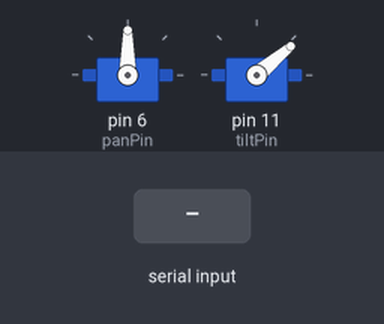
Simulated run of this sketch. Board: Arduino Uno, built with avr-gcc and run on an emulated ATmega328P. Parts: 2 × servo. The test bench sets the inputs (shaded band).

Above: at 1.2 s.
1.3 s: "P,45\n" received over Serial
At 1.9 s:
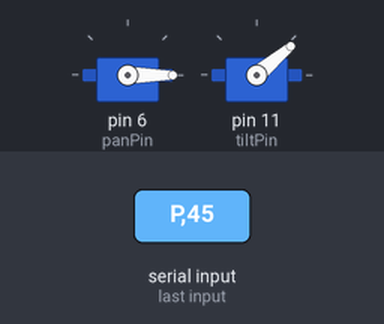
2.8 s: "T90\n" received over Serial
At 4.0 s:
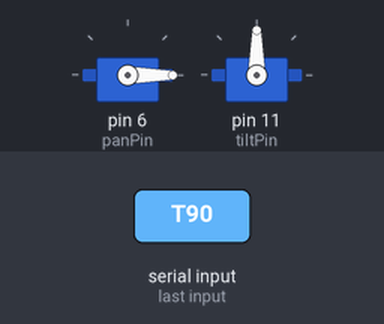
4.3 s: "P90\n" received over Serial
At 5.4 s:
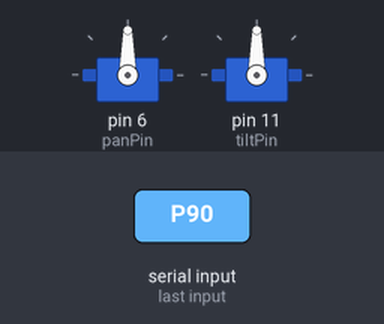
5.8 s: "T,45\n" received over Serial
At 6.6 s:
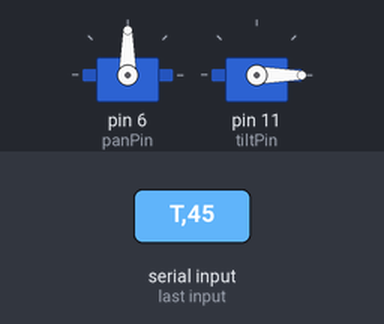
7.3 s: "P\n" received over Serial
At 7.6 s:
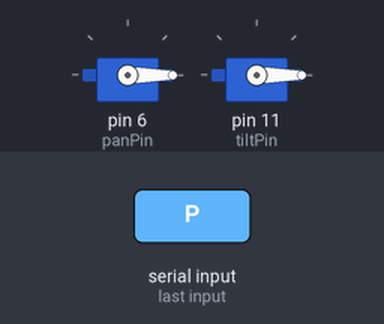
Timing chart, 0 to 9.8 s (numbered marks = the images above; inputs shaded):
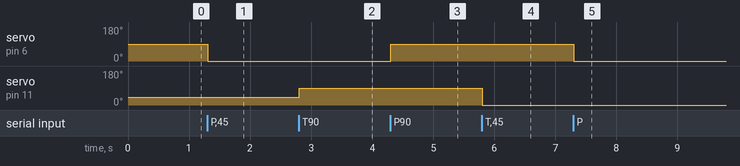

The sketch:

tracker.ino
```cpp
#include <Servo.h>

Servo panServo;
Servo tiltServo;

int panPin = 6;   // Connect pan servo to pin 6
int tiltPin = 11; // Connect tilt servo to pin 11

int panAngle = 90; // Default angle for pan
int tiltAngle = 40; // Default angle for tilt

void setup() {
  Serial.begin(9600); // Start serial communication at 9600 baud
  panServo.attach(panPin);
  tiltServo.attach(tiltPin);

  panServo.write(panAngle);  // Start at 90 degrees (centered)
  tiltServo.write(tiltAngle);
}

void loop() {
  if (Serial.available() > 0) {
    String data = Serial.readStringUntil('\n');  // Read until newline character
    if (data.startsWith("P")) {
      panAngle = data.substring(1).toInt();  // Get pan angle
      panServo.write(panAngle);              // Move pan servo
    } else if (data.startsWith("T")) {
      tiltAngle = data.substring(1).toInt(); // Get tilt angle
      tiltServo.write(tiltAngle);            // Move tilt servo
    }
  }
}
```

Measured:
- after the input at 1.3 s, servo on pin 6 (panPin): 90° → 0° at once
- after the input at 2.8 s, servo on pin 11 (tiltPin): 40° → 90° at once
- after the input at 4.3 s, servo on pin 6 (panPin): 0° → 90° at once
- after the input at 5.8 s, servo on pin 11 (tiltPin): 90° → 0° at once
- after the input at 7.3 s, servo on pin 6 (panPin): 90° → 0° at once
